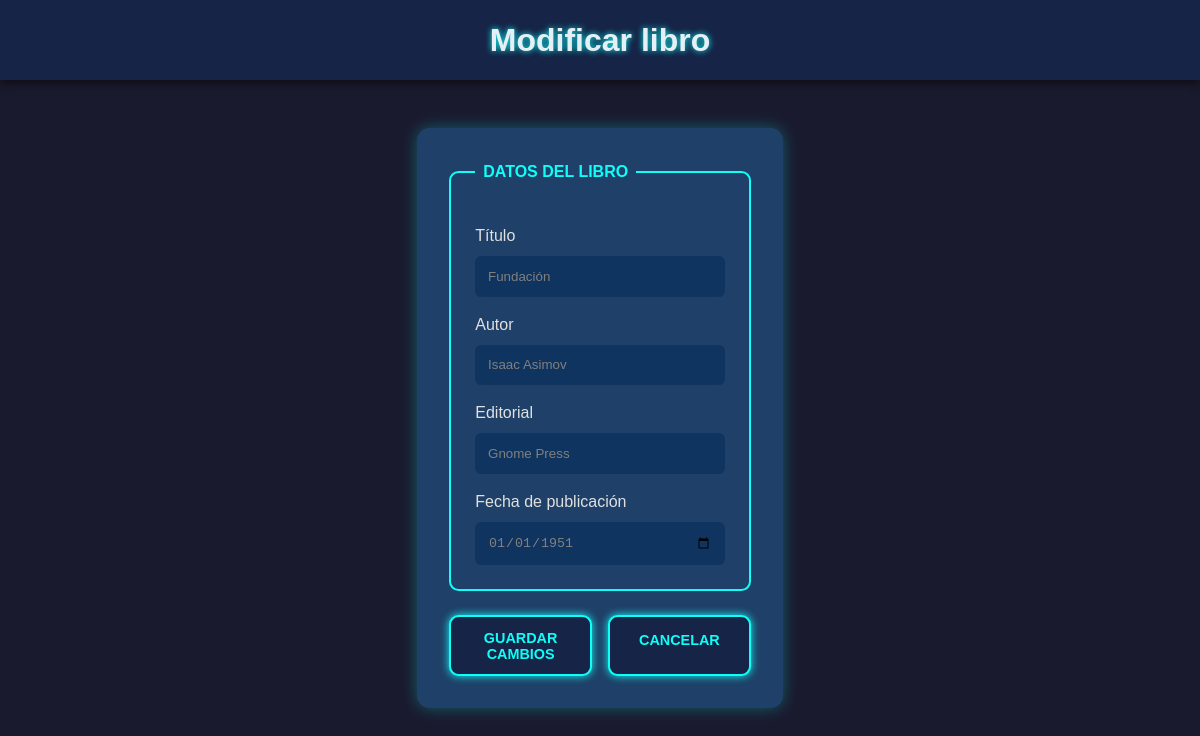
The app's page /libro_modificar.php?id=6 with its own data.
### tables this page shows
CREATE TABLE Novela (
    id_novela INT AUTO_INCREMENT PRIMARY KEY, 
    titulo VARCHAR(150) NOT NULL, 
    fechaPublicacion DATE NOT NULL, 
    id_autor INT NOT NULL,            
    id_editorial INT NOT NULL,       
    FOREIGN KEY (id_autor) REFERENCES Autor(id_autor), 
    FOREIGN KEY (id_editorial) REFERENCES Editorial(id_editorial)
);

CREATE TABLE Autor (
    id_autor INT AUTO_INCREMENT PRIMARY KEY, 
    nombre VARCHAR(100) NOT NULL 
);

CREATE TABLE Editorial (
    id_editorial INT AUTO_INCREMENT PRIMARY KEY, 
    nombre VARCHAR(100) NOT NULL  
);

### www/libro_modificar.php (the view, shortened to what this page needs)
<?php
    require_once 'configuracion.php';
    $id = $_GET['id'];
    $sql = "
        SELECT n.*, a.nombre AS nombre_autor, e.nombre AS nombre_editorial
        FROM Novela n
        INNER JOIN Autor a ON n.id_autor = a.id_autor
        INNER JOIN Editorial e ON n.id_editorial = e.id_editorial
        WHERE n.id_novela = $id
    ";
    $resultado = $conexion->query($sql);
    $libro = $resultado->fetch_assoc();
?>
<!DOCTYPE html>
<html lang="es">
<head>
    <link rel="stylesheet" href="./css/styles.css">
</head>
<body>
<header>
    <h1>Modificar libro</h1>
</header>
<main>
    <section class="formularioAltaLibro">
        <form method="post" action="libro_modificar_procesar.php" accept-charset="UTF-8">
            <fieldset>
                <legend>Datos del libro</legend>
                <label for="titulo">Título</label>
                <input type="text" id="titulo" name="titulo" value="<?php echo $libro['titulo']; ?>" required>
                <label for="autor">Autor</label>
                <input type="text" id="autor" name="autor" value="<?php echo $libro['nombre_autor']; ?>" required>
                <label for="editorial">Editorial</label>
                <input type="text" id="editorial" name="editorial" value="<?php echo $libro['nombre_editorial']; ?>" required>
                <label for="fecha_publicacion">Fecha de publicación</label>
                <input type="date" id="fecha_publicacion" name="fecha_publicacion" value="<?php echo $libro['fechaPublicacion']; ?>" required>
            </fieldset>
            <div class="acciones-formulario">
                <button type="submit" class="btn-guardar">Guardar cambios</button>
                <a href="index.php" class="btn-cancelar">Cancelar</a>
            </div>
        </form>
    </section>
</main>
</body>
</html>

### www/css/styles.css (style rules this page uses)
* { box-sizing: border-box; margin: 0; padding: 0; }
:root { --fondo: #1a1a2e; --texto: #e0e0e0; --header-bg: #162447; --tabla-bg: #1f4068; --fila-bg: #162447; --fila-hover: #b6e9f9; --input-bg: #0f3460; --input-text: #e0e0e0; --inputTx-hover:#000000; --neon-color: #0ffff8; --neon-colorh1: #e6eff6; --neon-rojo: #ff073a; --neon-verde: #39ff14; }
body { font-family: 'Arial', sans-serif; font-size: 1rem; line-height: 1.5; background-color: var(--fondo); color: var(--texto); }
header { background-color: var(--header-bg); text-align: center; padding: 2vh 1vw; box-shadow: 0 0.5vh 1vh rgba(0,0,0,0.5); }
header h1 { color: var(--neon-colorh1); font-size: 2rem; text-shadow: 0 0 0.5vw var(--neon-color); }
main { padding: 2vh 2vw; display: flex; flex-direction: column; gap: 2vh; }
.formularioAltaLibro { max-width: 40rem; margin: 4vh auto; padding: 2rem; background-color: var(--tabla-bg); border-radius: 0.8rem; box-shadow: 0 0 1rem rgba(0, 255, 255, 0.3); }
fieldset { border: 0.15rem solid var(--neon-color); border-radius: 0.6rem; padding: 1.5rem; margin-bottom: 1.5rem; }
legend { color: var(--neon-color); font-weight: bold; text-transform: uppercase; padding: 0 0.5rem; }
label { display: block; margin-top: 1rem; color: var(--texto); }
input { width: 100%; padding: 0.8rem; margin-top: 0.5rem; border: none; border-radius: 0.4rem; background-color: var(--input-bg); color: grey; }
.acciones-formulario { display: flex; justify-content: space-between; gap: 1rem; }
.acciones-formulario button, .acciones-formulario a { flex: 1; text-align: center; background-color: var(--header-bg); color: var(--neon-color); border: 0.15rem solid var(--neon-color); border-radius: 0.6rem; padding: 0.8rem; font-size: 0.9rem; cursor: pointer; text-decoration: none; font-weight: bold; text-transform: uppercase; box-shadow: 0 0 0.5rem var(--neon-color); transition: 0.3s; }

### records on screen
novela: titulo "Fundación", autor "Isaac Asimov", editorial "Gnome Press", fecha_publicacion "01/01/1951"
